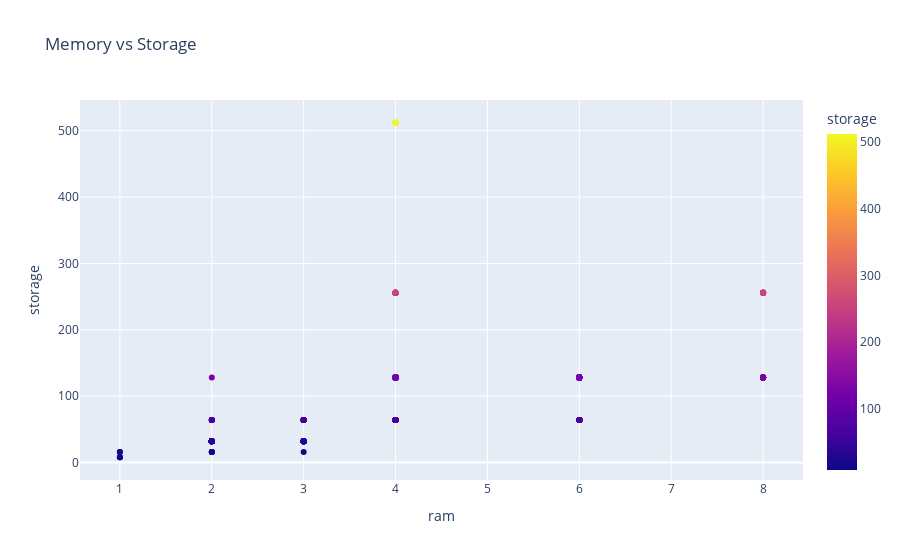

Notebook code for this chart:
### Markdown cell above
# Memory vs Storage

### Code cell
fig = px.scatter(df, x='ram', y='storage', title='Memory vs Storage', color = "storage")
fig.show()

### Figure 1 — Plotly figure (JSON) as saved in the notebook; plotly's stock layout.template omitted (floating-point values rounded to 4 significant figures; data arrays with more than 128 entries replaced by an {"elided": "..."} marker saying what was removed)
{"data": [{"hovertemplate": "ram=%{x}<br>storage=%{marker.color}<extra></extra>", "legendgroup": "", "marker": {"color": {"elided": "834 float values"}, "coloraxis": "coloraxis", "symbol": "circle"}, "mode": "markers", "name": "", "orientation": "v", "showlegend": false, "type": "scatter", "x": {"elided": "834 float values"}, "xaxis": "x", "y": {"elided": "834 float values"}, "yaxis": "y"}], "layout": {"coloraxis": {"colorbar": {"title": {"text": "storage"}}, "colorscale": [[0, "#0d0887"], [0.1111, "#46039f"], [0.2222, "#7201a8"], [0.3333, "#9c179e"], [0.4444, "#bd3786"], [0.5556, "#d8576b"], [0.6667, "#ed7953"], [0.7778, "#fb9f3a"], [0.8889, "#fdca26"], [1, "#f0f921"]]}, "legend": {"tracegroupgap": 0}, "title": {"text": "Memory vs Storage"}, "xaxis": {"anchor": "y", "domain": [0, 1], "title": {"text": "ram"}}, "yaxis": {"anchor": "x", "domain": [0, 1], "title": {"text": "storage"}}}}
